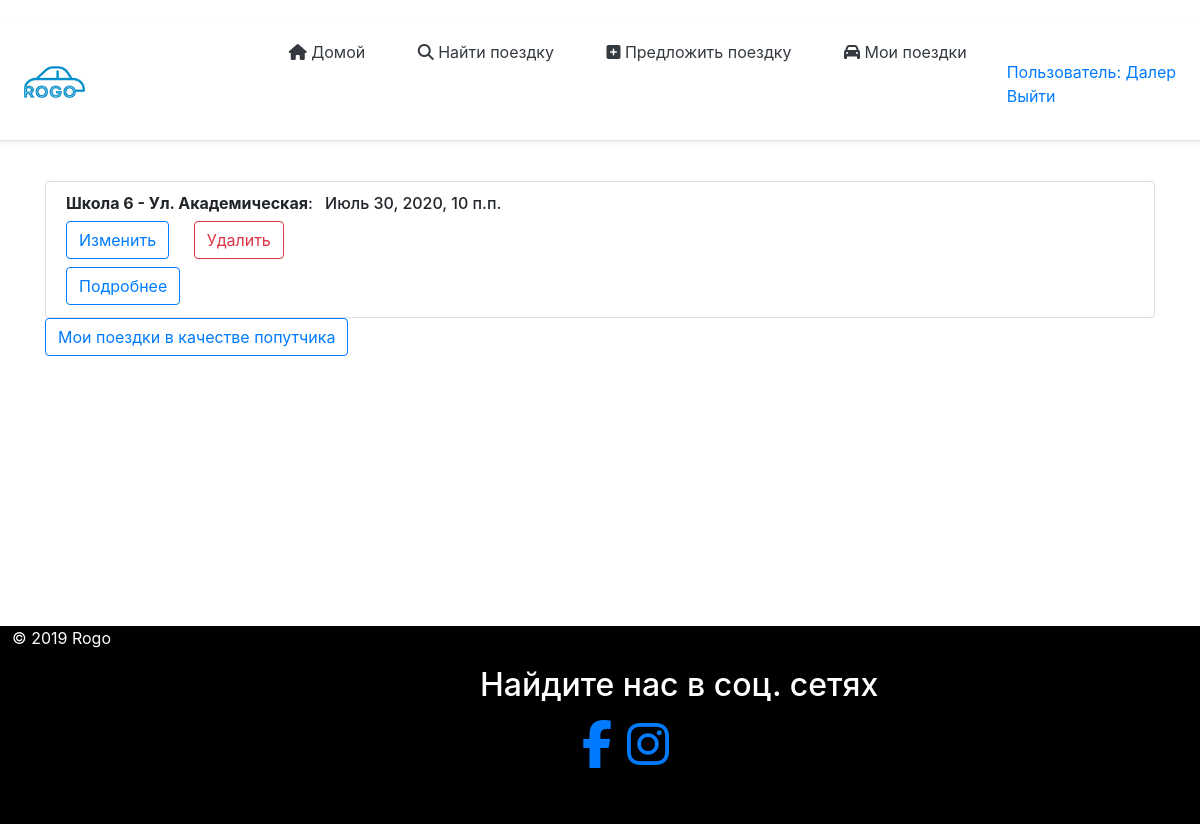
Screenshot of /myRides/ (signed in) with the database file from the repository.
### mainApp/models.py (models this page shows, shortened)
class Rides(models.Model):
    author = models.ForeignKey(User, on_delete = models.CASCADE, verbose_name = 'Создатель поездки', blank = True, null = True)
    date_create = models.DateTimeField(default=default_datetime(), null=True, blank = True, verbose_name = 'Дата создания')
    pick_up_location = models.CharField(max_length=120, verbose_name='Место сбора')
    drop_location = models.CharField(max_length=120, verbose_name='Пункт назначения')
    total_rides = models.IntegerField(verbose_name='Количество пассажиров(мин=1, макс=10)', validators=[MaxValueValidator(10),MinValueValidator(1)])
    date = models.DateField(verbose_name='Дата(гг-мм-дд)')
    time= models.TimeField(verbose_name='Время(ч:м)',auto_now=False, auto_now_add=False, null=True)
    price = models.CharField(max_length=120,verbose_name='Цена (с.)', default='')
    car = models.CharField(max_length=120,default='',verbose_name='Марка авто')
    car_number = models.CharField(max_length=12, verbose_name = 'Номер машины (01 0000 GG)', default = '')
    car_year_issue = models.CharField(max_length=4, verbose_name='Год выпуска машины', default = '')
    phone_number = models.CharField(max_length=15, default='', verbose_name='Номер телефона (используйте в начале код страны)')
    class Meta:
        verbose_name='Поездку' # отображение нужного названия в админ панели при редактировании
        verbose_name_plural='Поездки' # отображенпие нужного названия в панели админа

### mainApp/views.py (the view)
# urls.py: path('myRides/',views.myRides,name='myRides'),
def myRides(request):
    listRides = Rides.objects.all() # здесь мы наследуем БД
    context={ # через этот словарь можно передавать текст в html
        'listRides':listRides,
    }
    return render(request,'rides/myRides.html',context)

### mainApp/templates/rides/myRides.html
{% extends "rides/index.html" %}
{% block content %}
<div class="content2" style="margin-bottom:20%">
    <div class="container mt-4 ">
        {% for i in listRides %}
        <ul class="list-group mt-3">
            {% if request.user == i.author %}
            <li class="list-group-item">
                <h6><b>{{i.pick_up_location}} - {{i.drop_location}}</b>: <span class="m-2">{{i.date}}, {{i.time}}</span></h6>
                <a style="margin-right:20px;" class="btn btn-outline-primary mb-2" href="{% url 'updateRide' i.id %}">Изменить</a>
                <a class="btn btn-outline-danger mb-2" href="{% url 'deleteRide' i.id %}">Удалить</a>
                <br />
                <a class="btn btn-outline-primary" href="/ride/{{i.id}}">Подробнее</a>
            </li>
        </ul>
        {% endif %}
        {% endfor %}
        <a style="" class="btn btn-outline-primary" href="{% url 'join_rides' %}">Мои поездки в качестве попутчика</a>
    </div>
</div>
        {% endblock %}

### mainApp/templates/rides/index.html (shortened to what this page needs)
﻿<html xmlns="http://www.w3.org/1999/xhtml">
<head>
    {% load static %}
    <link rel="stylesheet" href="https://stackpath.bootstrapcdn.com/bootstrap/4.4.1/css/bootstrap.min.css">
    <link rel="stylesheet" href="{% static 'mainApp/css/style.css' %}" type="text/css" />
    <link rel="stylesheet" href="{% static 'mainApp/css/media.css' %}" type="text/css" />
    <link href="/docs/4.4/dist/css/bootstrap.min.css" rel="stylesheet">
</head>
<body>
    <div class="wrapper">
        <div class="d-flex flex-md-row align-items-center p-3 px-md-4 mb-3 bg-white border-bottom shadow-sm">
            <a href="{% url 'index' %}"><img style="max-width: 65%" src="{% static 'mainApp/image/rogo.png' %}" /></a>
            <div class="top">
                <nav class="my-2 my-md-0 mr-md-3" style="float:left">
                    <a class="px-md-4 text-dark" href="{% url 'index' %}"><i class="fas fa-home"></i> Домой</a>
                    <a class="px-md-4 text-dark" href="{% url 'Home' %}"><i class="fas fa-search"></i> Найти поездку</a>
                    <a class="px-md-4 text-dark" href={% url 'offerRide' %}><i class="fas fa-plus-square"></i> Предложить поездку</a>
                    {% if user.is_authenticated %}
                    <a class="px-md-4 text-dark" href="{% url 'myRides' %}"><i class="fas fa-car"></i> Мои поездки</a>
                    {% endif %}
                </nav>
                {% block sidebar %}
                <ul class="sidebar-nav" style="float:right">
                    {% if user.is_authenticated %}
                    <li><a href="{% url 'edit' %}">Пользователь: {{ request.user.first_name }}</a></li>
                    <li><a href="{% url 'logout'%}">Выйти</a></li>
                    {% else %}
                    <li><a class="btn btn-outline-primary" href="{% url 'login'%}">Войти</a></li>
                    <li><a class="btn btn-outline-primary" href="{% url 'register' %}">Регистрация</a></li>
                    {% endif %}
                </ul>
                {% endblock %}
            </div>
        </div>
        <div class="content1">
            {% block content %}
            {% endblock %}
        </div>
        <footer class="footer" style="background-color: black; color: white; max-width:100%; padding-bottom: 40px; bottom: 0;box-sizing: border-box; width:100%;">
            <p style="padding-left:1%">
                © 2019 Rogo
                <br />
            </p>
            <div style="margin-left:40%; max-width:50%;">
                <p class="float-center"><h2><span>Найдите нас в соц. сетях</span></h2></p>
                <ul style="margin-left: 17%">
                    <li style="float:left;"><a target="_blank" href="https://www.facebook.com/rogo.tj"><i class="fa fa-3x fa-facebook"></i></a></li>
                    <li><a style="margin-left: 15px;" target="_blank" href="https://www.instagram.com/rogo.tj/"><i class="fa fa-3x fa-instagram"></i></a></li>
                </ul>
            </div>
        </footer>
    </div>
</body>
</html>

### static/mainApp/css/style.css (style rules this page uses)
body { background-image: url("image/pogoda.jpg"); }
.sidebar-nav { margin-top: 20px; padding: 0; list-style: none; }
html, body { height: 100%; width:100% }
* { margin: 0; padding: 0; }
.wrapper { height: 100%; width: 100% }
.content1 { height: 100%; width: 100% }
.content1 { width: 100% }

### static/mainApp/css/media.css (style rules this page uses)
* { transition: all .2s; }

### mainApp/templates/rides/index.html (style rules this page uses)
li { list-style-type: none; }
ul { margin-left: 0; padding-left: 0; }
* { margin: 0; padding: 0; }
html, body { height: 100%; }
.wrapper { display: table; height: 100%; }
.content1 { display: table-row; height: 100%; }

### rows the page displays
Rides: pick_up_location "Школа 6", drop_location "Ул. Академическая", date "Июль 30, 2020", time "10 п.п."

### other values shown
{{ request.user.first_name }} "Далер"
